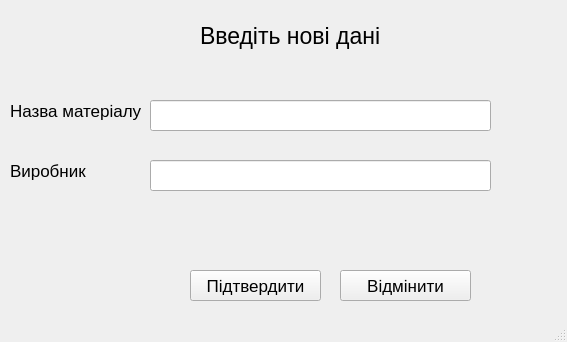
<?xml version="1.0" encoding="UTF-8"?>
<ui version="4.0">
 <class>MainWindow</class>
 <widget class="QMainWindow" name="MainWindow">
  <property name="geometry">
   <rect>
    <x>0</x>
    <y>0</y>
    <width>567</width>
    <height>342</height>
   </rect>
  </property>
  <property name="windowTitle">
   <string>MainWindow</string>
  </property>
  <widget class="QWidget" name="centralwidget">
   <widget class="QPushButton" name="submit_button">
    <property name="geometry">
     <rect>
      <x>190</x>
      <y>270</y>
      <width>131</width>
      <height>31</height>
     </rect>
    </property>
    <property name="font">
     <font>
      <pointsize>13</pointsize>
     </font>
    </property>
    <property name="text">
     <string>Підтвердити</string>
    </property>
   </widget>
   <widget class="QLineEdit" name="name_field">
    <property name="geometry">
     <rect>
      <x>150</x>
      <y>100</y>
      <width>341</width>
      <height>31</height>
     </rect>
    </property>
    <property name="font">
     <font>
      <pointsize>11</pointsize>
     </font>
    </property>
   </widget>
   <widget class="QLineEdit" name="producer_field">
    <property name="geometry">
     <rect>
      <x>150</x>
      <y>160</y>
      <width>341</width>
      <height>31</height>
     </rect>
    </property>
    <property name="font">
     <font>
      <pointsize>11</pointsize>
     </font>
    </property>
    <property name="inputMask">
     <string/>
    </property>
   </widget>
   <widget class="QPushButton" name="cancel_button">
    <property name="geometry">
     <rect>
      <x>340</x>
      <y>270</y>
      <width>131</width>
      <height>31</height>
     </rect>
    </property>
    <property name="font">
     <font>
      <pointsize>13</pointsize>
     </font>
    </property>
    <property name="text">
     <string>Відмінити</string>
    </property>
   </widget>
   <widget class="QLabel" name="label">
    <property name="geometry">
     <rect>
      <x>200</x>
      <y>20</y>
      <width>221</width>
      <height>31</height>
     </rect>
    </property>
    <property name="font">
     <font>
      <pointsize>17</pointsize>
     </font>
    </property>
    <property name="text">
     <string>Введіть нові дані</string>
    </property>
   </widget>
   <widget class="QLabel" name="label_2">
    <property name="geometry">
     <rect>
      <x>10</x>
      <y>80</y>
      <width>131</width>
      <height>61</height>
     </rect>
    </property>
    <property name="font">
     <font>
      <pointsize>13</pointsize>
     </font>
    </property>
    <property name="text">
     <string>Назва матеріалу</string>
    </property>
   </widget>
   <widget class="QLabel" name="label_3">
    <property name="geometry">
     <rect>
      <x>10</x>
      <y>140</y>
      <width>101</width>
      <height>61</height>
     </rect>
    </property>
    <property name="font">
     <font>
      <pointsize>13</pointsize>
     </font>
    </property>
    <property name="text">
     <string>Виробник</string>
    </property>
   </widget>
  </widget>
  <widget class="QStatusBar" name="statusbar"/>
 </widget>
 <resources/>
 <connections/>
</ui>
